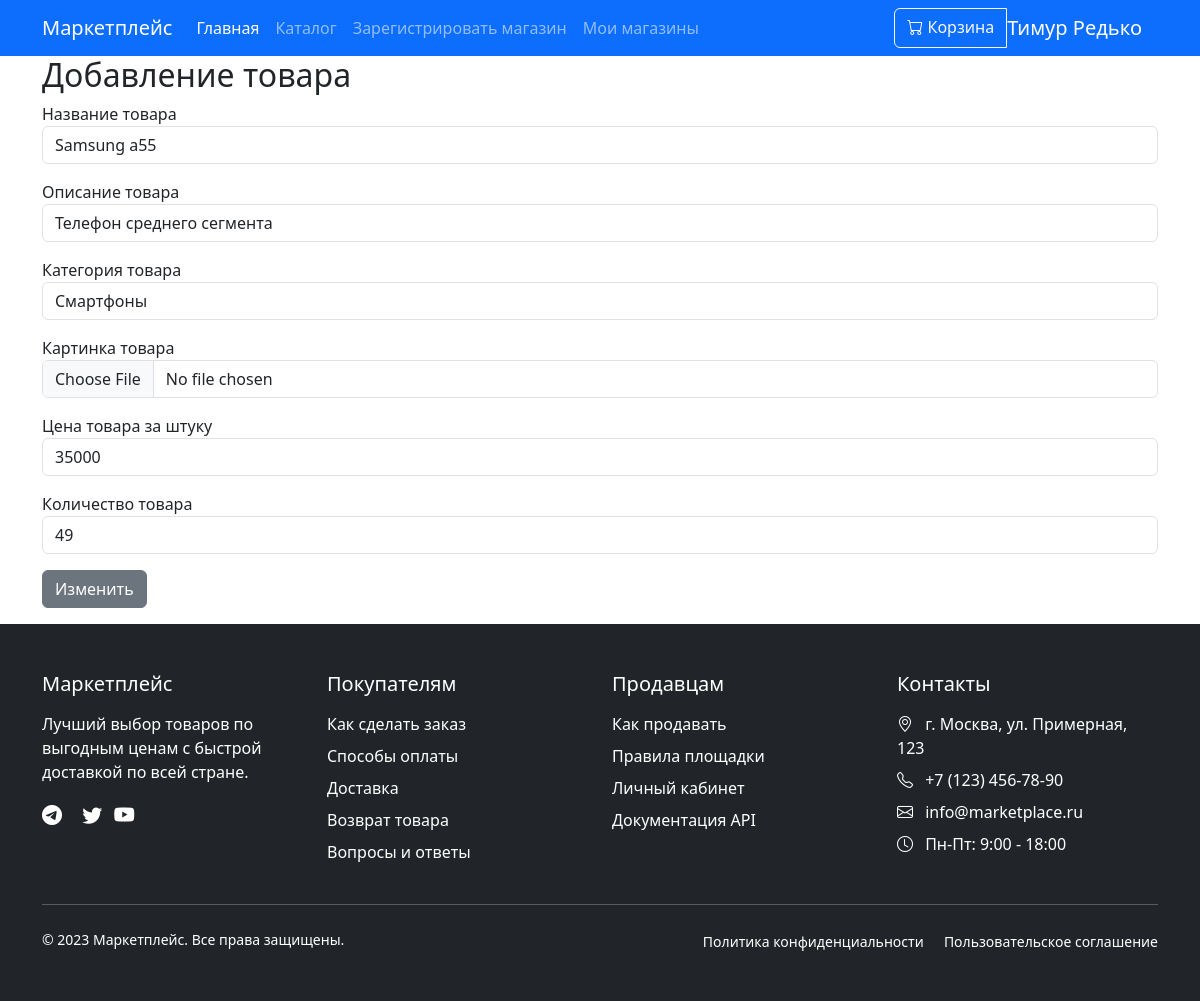
The app's page /edit_product/2 (signed in) with its own data.
### data/models/users.py (models this page shows, shortened)
class User(SqlAlchemyBase, UserMixin, SerializerMixin):
    __tablename__ = 'users'
    id = Column(Integer, primary_key=True, autoincrement=True)
    name = Column(String)
    surname = Column(String)
    address = Column(String)
    phone_number = Column(String)
    email = Column(String, unique=True)
    date_of_creation = Column(String, default=datetime.date.today())
    hashed_password = Column(String)

### data/models/products.py (models this page shows)
class Product(SerializerMixin, SqlAlchemyBase):
    __tablename__ = 'products'
    id = Column(Integer, primary_key=True, autoincrement=True)
    shop_id = Column(Integer, ForeignKey('shops.id'))
    category = Column(String)
    name = Column(String)
    description = Column(String)
    price = Column(Integer)
    logo_url = Column(String)
    stock_quantity = Column(Integer)
    created_at = Column(String, default=datetime.date.today())
    shop = orm.relationship('Shop')

### main.py (the view, shortened to what this page needs)
@login_required
@app.route('/edit_product/<int:product_id>', methods=['GET', 'POST'])
def edit_product(product_id):
    db_sess = db_session.create_session()
    product = db_sess.query(Product).get(product_id)
    if not product:
        abort(404)
    shop = db_sess.query(Shop).get(product.shop_id)
    if not shop or shop.user != current_user:
        abort(403)
    form = ProductForm()
    if request.method == 'GET':
        form.name.data = product.name
        form.description.data = product.description
        form.price.data = product.price
        form.stock_quantity.data = product.stock_quantity
        form.category.data = product.category
        form.submit.label.text = 'Изменить'
    return render_template('product_creating.html', form=form, product=product)

### forms/product_creating_form.py
class ProductForm(FlaskForm):
    name = StringField('Название товара', validators=[DataRequired()])
    description = StringField('Описание товара', validators=[DataRequired()])
    category = StringField("Категория товара", validators=[DataRequired()])
    logo = FileField('Картинка товара')
    stock_quantity = IntegerField('Количество товара', validators=[DataRequired()])
    price = IntegerField("Цена товара за штуку", validators=[DataRequired()])
    submit = SubmitField('Создать товар')

### data/db_session.py (called while the page is built)
def create_session() -> Session:
    global __factory
    return __factory()

### main.py (called while the page is built)
@login_manager.user_loader
def load_user(user_id):
    db_sess = db_session.create_session()
    return db_sess.query(User).get(user_id)

### templates/product_creating.html (shortened to what this page needs)
{% extends "base.html" %}
{% block main %}
<h2>Добавление товара</h2>
<form action="" method="post" enctype="multipart/form-data">
  <p>
    {{ form.name.label }}<br>
    {{ form.name(class="form-control") }}
  </p>
  <p>
    {{ form.description.label }}<br>
    {{ form.description(class="form-control") }}
  </p>
  <p>
    {{ form.category.label }}<br>
    {{ form.category(class="form-control") }}
  </p>
  <p>
    {{ form.logo.label }}<br>
    {{ form.logo(class="form-control") }}
  </p>
  <p>
    {{ form.price.label }}<br>
    {{ form.price(class="form-control") }}
  </p>
  <p>
    {{ form.stock_quantity.label }}<br>
    {{ form.stock_quantity(class="form-control") }}
  </p>
  <p>
    {{ form.submit(class="btn btn-secondary") }}
  </p>
</form>
{% endblock %}

### templates/base.html (shortened to what this page needs)
<!DOCTYPE html>
<html lang="ru">
<head>
    <link href="https://cdn.jsdelivr.net/npm/bootstrap@5.3.0/dist/css/bootstrap.min.css" rel="stylesheet">
    <link rel="stylesheet" href="https://cdn.jsdelivr.net/npm/bootstrap-icons@1.10.0/font/bootstrap-icons.css">
    <link rel="stylesheet" href="css/style.css">
</head>
<body>
    <nav class="navbar navbar-expand-lg navbar-dark bg-primary sticky-top">
        <div class="container">
            <a class="navbar-brand" href="/">Маркетплейс</a>
            <div class="collapse navbar-collapse" id="navbarSupportedContent">
                <ul class="navbar-nav me-auto mb-2 mb-lg-0">
                    <li class="nav-item">
                        <a class="nav-link active" href="/">Главная</a>
                    </li>
                    <li class="nav-item">
                        <a class="nav-link" href="/">Каталог</a>
                    </li>
                    {% if current_user.is_authenticated %}
                    <li class="nav-item">
                        <a class="nav-link" href="/create_shop">Зарегистрировать магазин</a>
                    </li>
                    <li>
                        <a class="nav-link" href="/my_shops">Мои магазины</a>
                    </li>
                    {% endif %}
                </ul>
                <div class="d-flex align-items-center">
                                        <div class="btn-group">
                        <a href="/cart" class="btn btn-outline-light position-relative">
                            <i class="bi bi-cart"></i> Корзина
                        </a>
                        {% if current_user.is_authenticated %}
                        <a class="navbar-brand" href="/edit_user">{{ current_user.name }} {{ current_user.surname }}</a>
                        {% else %}
                        <a href="/login" class="btn btn-outline-light">
                            <i class="bi bi-person"></i> Войти
                        </a>
                        {% endif %}
                    </div>
                </div>
            </div>
        </div>
    </nav>
<main role="main" class="container">
    {% block main %}{% endblock %}
</main>
    <footer class="bg-dark text-white py-5">
        <div class="container">
            <div class="row">
                <div class="col-lg-3 mb-4 mb-lg-0">
                    <h5 class="mb-3">Маркетплейс</h5>
                    <p>Лучший выбор товаров по выгодным ценам с быстрой доставкой по всей стране.</p>
                    <div class="social-icons">
                        <a href="#" class="text-white me-2"><i class="bi bi-telegram fs-5"></i></a>
                        <a href="#" class="text-white me-2"><i class="bi bi-twitter fs-5"></i></a>
                        <a href="#" class="text-white"><i class="bi bi-youtube fs-5"></i></a>
                    </div>
                </div>
                <div class="col-lg-3 col-md-4 mb-4 mb-md-0">
                    <h5 class="mb-3">Покупателям</h5>
                    <ul class="list-unstyled">
                        <li class="mb-2"><a href="#" class="text-white text-decoration-none">Как сделать заказ</a></li>
                        <li class="mb-2"><a href="#" class="text-white text-decoration-none">Способы оплаты</a></li>
                        <li class="mb-2"><a href="#" class="text-white text-decoration-none">Доставка</a></li>
                        <li class="mb-2"><a href="#" class="text-white text-decoration-none">Возврат товара</a></li>
                        <li><a href="#" class="text-white text-decoration-none">Вопросы и ответы</a></li>
                    </ul>
                </div>
                <div class="col-lg-3 col-md-4 mb-4 mb-md-0">
                    <h5 class="mb-3">Продавцам</h5>
                    <ul class="list-unstyled">
                        <li class="mb-2"><a href="#" class="text-white text-decoration-none">Как продавать</a></li>
                        <li class="mb-2"><a href="#" class="text-white text-decoration-none">Правила площадки</a></li>
                        <li class="mb-2"><a href="#" class="text-white text-decoration-none">Личный кабинет</a></li>
                        <li><a href="#" class="text-white text-decoration-none">Документация API</a></li>
                    </ul>
                </div>
                <div class="col-lg-3 col-md-4">
                    <h5 class="mb-3">Контакты</h5>
                    <ul class="list-unstyled">
                        <li class="mb-2"><i class="bi bi-geo-alt me-2"></i> г. Москва, ул. Примерная, 123</li>
                        <li class="mb-2"><i class="bi bi-telephone me-2"></i> +7 (123) 456-78-90</li>
                        <li class="mb-2"><i class="bi bi-envelope me-2"></i> info@marketplace.ru</li>
                        <li><i class="bi bi-clock me-2"></i> Пн-Пт: 9:00 - 18:00</li>
                    </ul>
                </div>
            </div>
            <hr class="my-4">
            <div class="row">
                <div class="col-md-6 text-center text-md-start">
                    <p class="small mb-0">© 2023 Маркетплейс. Все права защищены.</p>
                </div>
                <div class="col-md-6 text-center text-md-end">
                    <a href="#" class="text-white small text-decoration-none me-3">Политика конфиденциальности</a>
                    <a href="#" class="text-white small text-decoration-none">Пользовательское соглашение</a>
                </div>
            </div>
        </div>
    </footer>
</body>
</html>

### records on screen
User: name "Тимур", surname "Редько"
Product: name "Samsung a55", description "Телефон среднего сегмента", category "Смартфоны", price "35000", stock_quantity "49"
